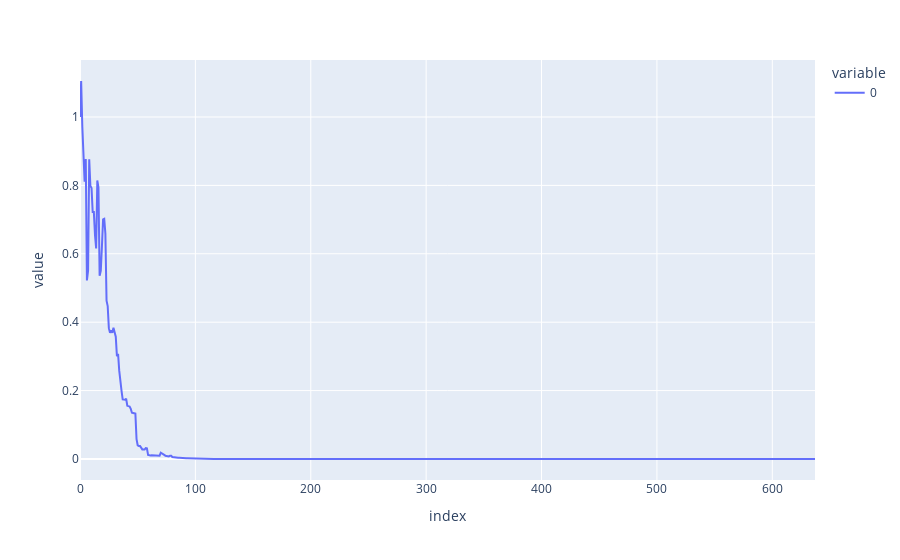

Source (notebook cell):
### Code cell
px.line(np.array(lr_portfolio))

### Figure 1 — Plotly figure (JSON) as saved in the notebook; plotly's stock layout.template omitted (floating-point values rounded to 4 significant figures; data arrays with more than 128 entries replaced by an {"elided": "..."} marker saying what was removed)
{"data": [{"hovertemplate": "variable=0<br>index=%{x}<br>value=%{y}<extra></extra>", "legendgroup": "0", "line": {"color": "#636efa", "dash": "solid"}, "marker": {"symbol": "circle"}, "mode": "lines", "name": "0", "orientation": "v", "showlegend": true, "type": "scatter", "x": {"elided": "638 int values"}, "xaxis": "x", "y": {"elided": "638 float values"}, "yaxis": "y"}], "layout": {"legend": {"title": {"text": "variable"}, "tracegroupgap": 0}, "margin": {"t": 60}, "xaxis": {"anchor": "y", "domain": [0, 1], "title": {"text": "index"}}, "yaxis": {"anchor": "x", "domain": [0, 1], "title": {"text": "value"}}}}
